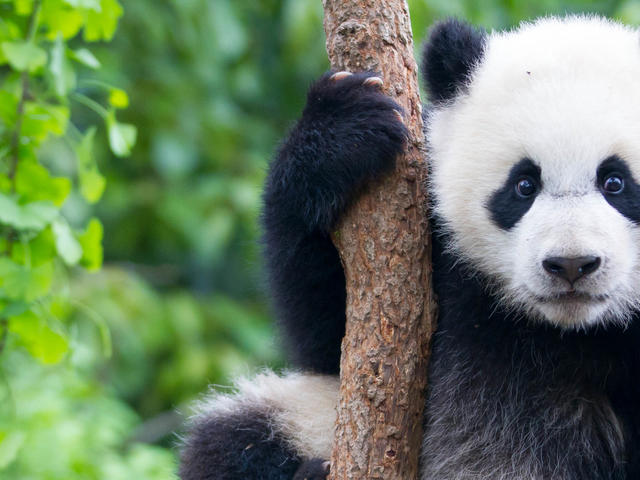
#> input picture Resources/panda.jpg, 640 x 480 px, found by its file name
$ python chap2.py
#> lines starting #> are read from the running program, lines starting #| are printed output that depends on the picture; after the words box and inside, x2 and y2 are one past the last pixel; in counts of white or black regions, pixels touching at a corner belong together
import cv2
import numpy as np

img = cv2.imread("Resources\panda.jpg")
#> img is the input picture: shape (480, 640, 3); mean B, G, R 96.4, 124.2, 104.9

kernel = np.ones((5,5),np.uint8)

imgGray = cv2.cvtColor(img, cv2.COLOR_BGR2GRAY)
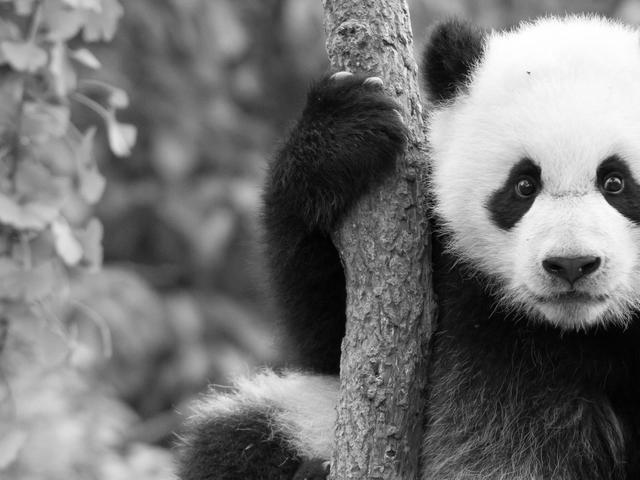
#> imgGray: shape (480, 640); min 0, max 255, mean 115.2
imgBlur = cv2.GaussianBlur(imgGray, (7,7), 0)
imgCanny = cv2.Canny(img, 150, 200)
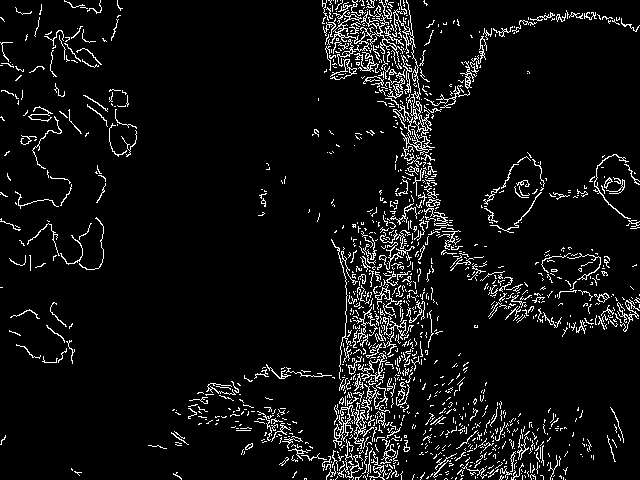
#> imgCanny: shape (480, 640); 6.4% white in thin lines or dots
imgDialation = cv2.dilate(imgCanny,kernel,iterations=1)
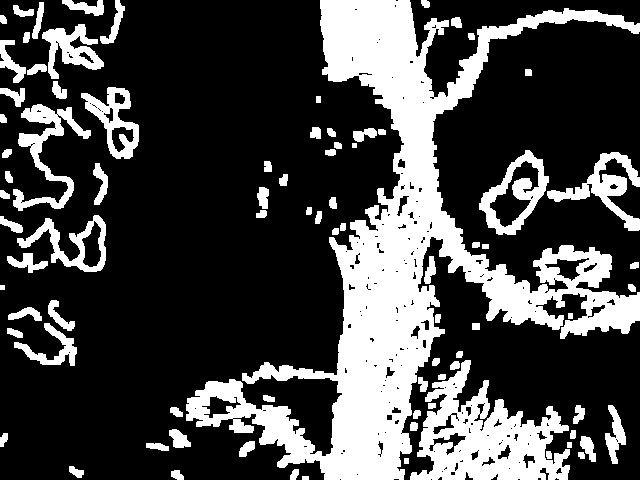
#> imgDialation: shape (480, 640); 27.4% white; 85 white regions, largest, box (x1, y1, x2, y2) and area: (186, 0, 640, 480) 53341, (410, 360, 570, 480) 9549, (13, 104, 91, 211) 2358
imgEroded = cv2.erode(imgDialation,kernel,iterations=1)
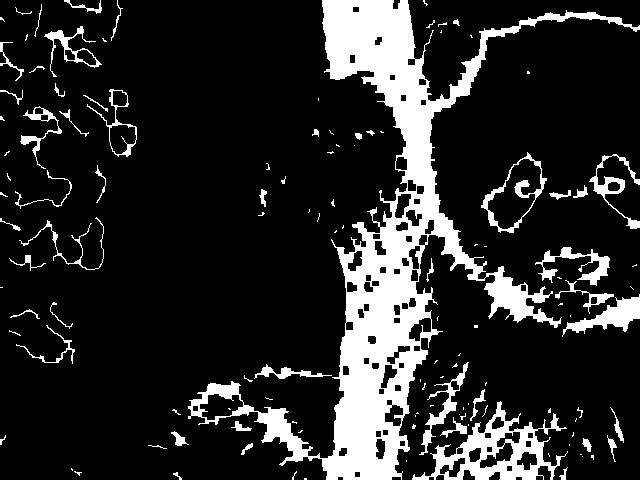
#> imgEroded: shape (480, 640); 16.1% white; 125 white regions (74 under 20 px), largest, box (x1, y1, x2, y2) and area: (188, 0, 640, 480) 35318, (412, 401, 568, 480) 3930, (562, 294, 640, 337) 1212


cv2.imshow("GrayImage",imgGray)
cv2.imshow("BlurImage",imgBlur)
cv2.imshow("CannyImage",imgCanny)
cv2.imshow("Dialayion Image",imgDialation)
cv2.imshow("Eroded Image",imgEroded)


cv2.waitKey(0)
